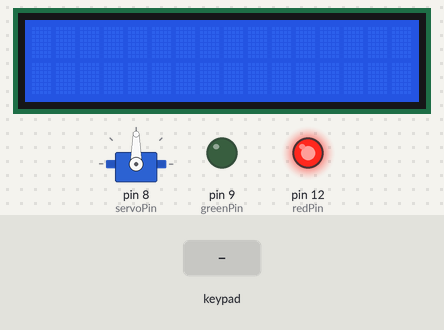
This sketch was run on a simulated Arduino Uno, built with avr-gcc and run on an emulated ATmega328P. On the bench: servo, 16×2 character LCD, output pins drawn as LEDs (lit = HIGH). Dashed ring = blinking. The inputs (shaded band) are chosen by the test bench. What the sketch prints to the serial monitor is not drawn.

Above: at 1.2 s.
1.3 s: keypad keys 7 6 5 pressed 0.4 s apart
At 2.5 s:
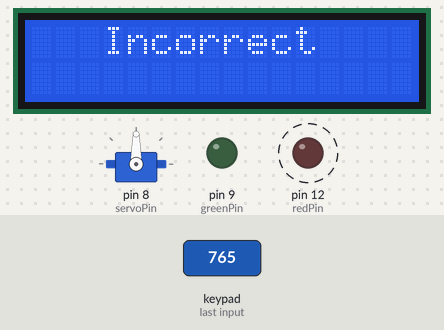
At 5.3 s:
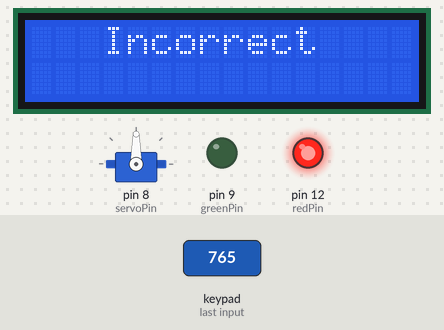
5.5 s: keypad keys 1 2 3 pressed 0.4 s apart
At 7.2 s:
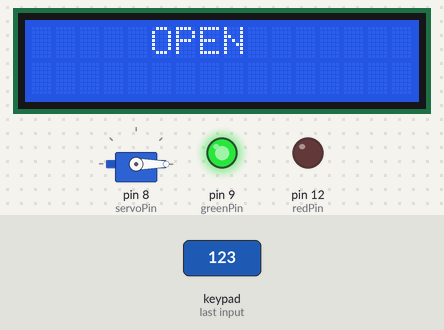
Timing chart, 0 to 13.5 s (numbered marks = the images above; inputs shaded):
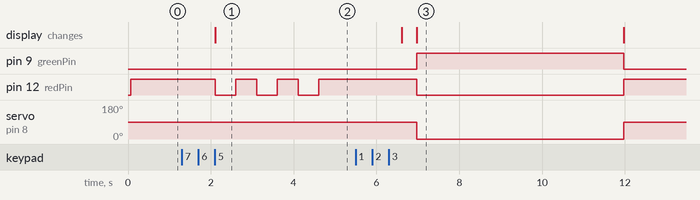

The sketch:

code.ino
```cpp
#include <Keypad.h>
#include <Servo.h>
#include<LiquidCrystal.h>

#define codeLength 4
int servoPin = 8;
Servo Servo1;

int redPin= 12;
int greenPin = 9;

char Code[codeLength];
char PassW[codeLength]="123";
byte keycount=0;

const byte ROWS = 3;
const byte COLS = 3;

char hexaKeys[ROWS][COLS] = {
  {'1', '2', '3'},
  {'4', '5', '6'},
  {'7', '8', '9'}
};

byte rowPins[ROWS] = {7, 6, 5};
byte colPins[COLS] = {4, 3, 2};

Keypad customKeypad = Keypad(makeKeymap(hexaKeys), rowPins, colPins, ROWS, COLS);

LiquidCrystal lcd(A0, A1, A2, A3, A4, A5);

void setup(){
  Serial.begin(9600);
  Servo1.attach(servoPin);
  lcd.begin(16, 2);
  pinMode(redPin, OUTPUT);
  digitalWrite(redPin,HIGH);
  pinMode(greenPin, OUTPUT);
  digitalWrite(greenPin,LOW);
}

void loop(){
  char customKey = customKeypad.getKey();
  if(customKey){
    Code[keycount]=customKey;
    Serial.print(Code[keycount]);
    keycount++;
  };
  if(keycount==codeLength-1){
    Serial.println(" ");

    if(strcmp(Code,PassW)==0){
      Servo1.write(0);
      digitalWrite(redPin,LOW);
      digitalWrite(greenPin,HIGH);
      lcd.print("     OPEN");
      Serial.println("Correct");
      delay(5000);
      digitalWrite(greenPin,LOW);
      digitalWrite(redPin,HIGH);
      Servo1.write(90);
      lcd.clear();
    }
       else{
         Serial.println("Incorrect");
         lcd.print("   Incorrect");
         digitalWrite(redPin,LOW);
         delay(500);
         digitalWrite(redPin,HIGH);
         delay(500);
         digitalWrite(redPin,LOW);
         delay(500);
         digitalWrite(redPin,HIGH);
         delay(500);
         digitalWrite(redPin,LOW);
         delay(500);
         digitalWrite(redPin,HIGH);
         Servo1.write(90);
         delay(2000);
         lcd.clear();
       }

    deleteCount();
  }
}

void deleteCount(){
  while(keycount !=0){
    Code[keycount--]=0;
  }
  return;
}
```

Measured:
- after the input at 1.3 s, pin 12 (redPin): alternates HIGH for 0.50 s and LOW for 0.50 s, starting after 0.81 s; the display: changes after 0.81 s (image 1)
- after the input at 5.5 s, pin 9 (greenPin): LOW → HIGH after 1.5 s, → LOW 5.0 s later; pin 12 (redPin): HIGH → LOW after 1.5 s, → HIGH 5.0 s later; servo on pin 8 (servoPin): 90° → 0° after 1.5 s, → 90° 5.0 s later; the display: first differs from a run without the input after 1.5 s (image 3)
